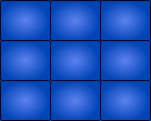
    <widget class="QFrame" name="cuadricula_7">
     <property name="geometry">
      <rect>
       <x>200</x>
       <y>370</y>
       <width>151</width>
       <height>121</height>
      </rect>
     </property>
     <property name="styleSheet">
      <string notr="true">background-color: qradialgradient(spread:pad, cx:0.47, cy:0.522727, radius:0.5, fx:0.5, fy:0.5, stop:0 rgba(93, 130, 238, 255), stop:1 rgba(0, 68, 182, 255));</string>
     </property>
     <property name="frameShape">
      <enum>QFrame::StyledPanel</enum>
     </property>
     <property name="frameShadow">
      <enum>QFrame::Raised</enum>
     </property>
     <widget class="QLineEdit" name="line_57">
      <property name="enabled">
       <bool>false</bool>
      </property>
      <property name="geometry">
       <rect>
        <x>0</x>
        <y>0</y>
        <width>51</width>
        <height>41</height>
       </rect>
      </property>
      <property name="font">
       <font>
        <family>MS Shell Dlg 2</family>
        <pointsize>8</pointsize>
        <weight>9</weight>
        <italic>false</italic>
        <bold>false</bold>
       </font>
      </property>
      <property name="styleSheet">
       <string notr="true">border-color: rgb(85, 170, 255);
color: rgb(255, 255, 255);
font: 75 8pt &quot;MS Shell Dlg 2&quot;;</string>
      </property>
      <property name="inputMask">
       <string>d</string>
      </property>
      <property name="maxLength">
       <number>1</number>
      </property>
      <property name="alignment">
       <set>Qt::AlignCenter</set>
      </property>
     </widget>
     <widget class="QLineEdit" name="line_58">
      <property name="enabled">
       <bool>false</bool>
      </property>
      <property name="geometry">
       <rect>
        <x>50</x>
        <y>0</y>
        <width>51</width>
        <height>41</height>
       </rect>
      </property>
      <property name="font">
       <font>
        <family>MS Shell Dlg 2</family>
        <pointsize>8</pointsize>
        <weight>9</weight>
        <italic>false</italic>
        <bold>false</bold>
       </font>
      </property>
      <property name="styleSheet">
       <string notr="true">border-color: rgb(85, 170, 255);
color: rgb(255, 255, 255);
font: 75 8pt &quot;MS Shell Dlg 2&quot;;</string>
      </property>
      <property name="inputMask">
       <string>d</string>
      </property>
      <property name="maxLength">
       <number>1</number>
      </property>
      <property name="alignment">
       <set>Qt::AlignCenter</set>
      </property>
     </widget>
     <widget class="QLineEdit" name="line_59">
      <property name="enabled">
       <bool>false</bool>
      </property>
      <property name="geometry">
       <rect>
        <x>100</x>
        <y>0</y>
        <width>51</width>
        <height>41</height>
       </rect>
      </property>
      <property name="font">
       <font>
        <family>MS Shell Dlg 2</family>
        <pointsize>8</pointsize>
        <weight>9</weight>
        <italic>false</italic>
        <bold>false</bold>
       </font>
      </property>
      <property name="styleSheet">
       <string notr="true">border-color: rgb(85, 170, 255);
color: rgb(255, 255, 255);
font: 75 8pt &quot;MS Shell Dlg 2&quot;;</string>
      </property>
      <property name="inputMask">
       <string>d</string>
      </property>
      <property name="maxLength">
       <number>1</number>
      </property>
      <property name="alignment">
       <set>Qt::AlignCenter</set>
      </property>
     </widget>
     <widget class="QLineEdit" name="line_66">
      <property name="enabled">
       <bool>false</bool>
      </property>
      <property name="geometry">
       <rect>
        <x>0</x>
        <y>40</y>
        <width>51</width>
        <height>41</height>
       </rect>
      </property>
      <property name="font">
       <font>
        <family>MS Shell Dlg 2</family>
        <pointsize>8</pointsize>
        <weight>9</weight>
        <italic>false</italic>
        <bold>false</bold>
       </font>
      </property>
      <property name="styleSheet">
       <string notr="true">border-color: rgb(85, 170, 255);
color: rgb(255, 255, 255);
font: 75 8pt &quot;MS Shell Dlg 2&quot;;</string>
      </property>
      <property name="inputMask">
       <string>d</string>
      </property>
      <property name="maxLength">
       <number>1</number>
      </property>
      <property name="alignment">
       <set>Qt::AlignCenter</set>
      </property>
     </widget>
     <widget class="QLineEdit" name="line_67">
      <property name="enabled">
       <bool>false</bool>
      </property>
      <property name="geometry">
       <rect>
        <x>50</x>
        <y>40</y>
        <width>51</width>
        <height>41</height>
       </rect>
      </property>
      <property name="font">
       <font>
        <family>MS Shell Dlg 2</family>
        <pointsize>8</pointsize>
        <weight>9</weight>
        <italic>false</italic>
        <bold>false</bold>
       </font>
      </property>
      <property name="styleSheet">
       <string notr="true">border-color: rgb(85, 170, 255);
color: rgb(255, 255, 255);
font: 75 8pt &quot;MS Shell Dlg 2&quot;;</string>
      </property>
      <property name="inputMask">
       <string>d</string>
      </property>
      <property name="maxLength">
       <number>1</number>
      </property>
      <property name="alignment">
       <set>Qt::AlignCenter</set>
      </property>
     </widget>
     <widget class="QLineEdit" name="line_68">
      <property name="enabled">
       <bool>false</bool>
      </property>
      <property name="geometry">
       <rect>
        <x>100</x>
        <y>40</y>
        <width>51</width>
        <height>41</height>
       </rect>
      </property>
      <property name="font">
       <font>
        <family>MS Shell Dlg 2</family>
        <pointsize>8</pointsize>
        <weight>9</weight>
        <italic>false</italic>
        <bold>false</bold>
       </font>
      </property>
      <property name="styleSheet">
       <string notr="true">border-color: rgb(85, 170, 255);
color: rgb(255, 255, 255);
font: 75 8pt &quot;MS Shell Dlg 2&quot;;</string>
      </property>
      <property name="inputMask">
       <string>d</string>
      </property>
      <property name="maxLength">
       <number>1</number>
      </property>
      <property name="alignment">
       <set>Qt::AlignCenter</set>
      </property>
     </widget>
     <widget class="QLineEdit" name="line_75">
      <property name="enabled">
       <bool>false</bool>
      </property>
      <property name="geometry">
       <rect>
        <x>0</x>
        <y>80</y>
        <width>51</width>
        <height>41</height>
       </rect>
      </property>
      <property name="font">
       <font>
        <family>MS Shell Dlg 2</family>
        <pointsize>8</pointsize>
        <weight>9</weight>
        <italic>false</italic>
        <bold>false</bold>
       </font>
      </property>
      <property name="styleSheet">
       <string notr="true">border-color: rgb(85, 170, 255);
color: rgb(255, 255, 255);
font: 75 8pt &quot;MS Shell Dlg 2&quot;;</string>
      </property>
      <property name="inputMask">
       <string>d</string>
      </property>
      <property name="maxLength">
       <number>1</number>
      </property>
      <property name="alignment">
       <set>Qt::AlignCenter</set>
      </property>
     </widget>
     <widget class="QLineEdit" name="line_76">
      <property name="enabled">
       <bool>false</bool>
      </property>
      <property name="geometry">
       <rect>
        <x>50</x>
        <y>80</y>
        <width>51</width>
        <height>41</height>
       </rect>
      </property>
      <property name="font">
       <font>
        <family>MS Shell Dlg 2</family>
        <pointsize>8</pointsize>
        <weight>9</weight>
        <italic>false</italic>
        <bold>false</bold>
       </font>
      </property>
      <property name="styleSheet">
       <string notr="true">border-color: rgb(85, 170, 255);
color: rgb(255, 255, 255);
font: 75 8pt &quot;MS Shell Dlg 2&quot;;</string>
      </property>
      <property name="inputMask">
       <string>d</string>
      </property>
      <property name="maxLength">
       <number>1</number>
      </property>
      <property name="alignment">
       <set>Qt::AlignCenter</set>
      </property>
     </widget>
     <widget class="QLineEdit" name="line_77">
      <property name="enabled">
       <bool>false</bool>
      </property>
      <property name="geometry">
       <rect>
        <x>100</x>
        <y>80</y>
        <width>51</width>
        <height>41</height>
       </rect>
      </property>
      <property name="font">
       <font>
        <family>MS Shell Dlg 2</family>
        <pointsize>8</pointsize>
        <weight>9</weight>
        <italic>false</italic>
        <bold>false</bold>
       </font>
      </property>
      <property name="styleSheet">
       <string notr="true">border-color: rgb(85, 170, 255);
color: rgb(255, 255, 255);
font: 75 8pt &quot;MS Shell Dlg 2&quot;;</string>
      </property>
      <property name="inputMask">
       <string>d</string>
      </property>
      <property name="maxLength">
       <number>1</number>
      </property>
      <property name="alignment">
       <set>Qt::AlignCenter</set>
      </property>
     </widget>
    </widget>
